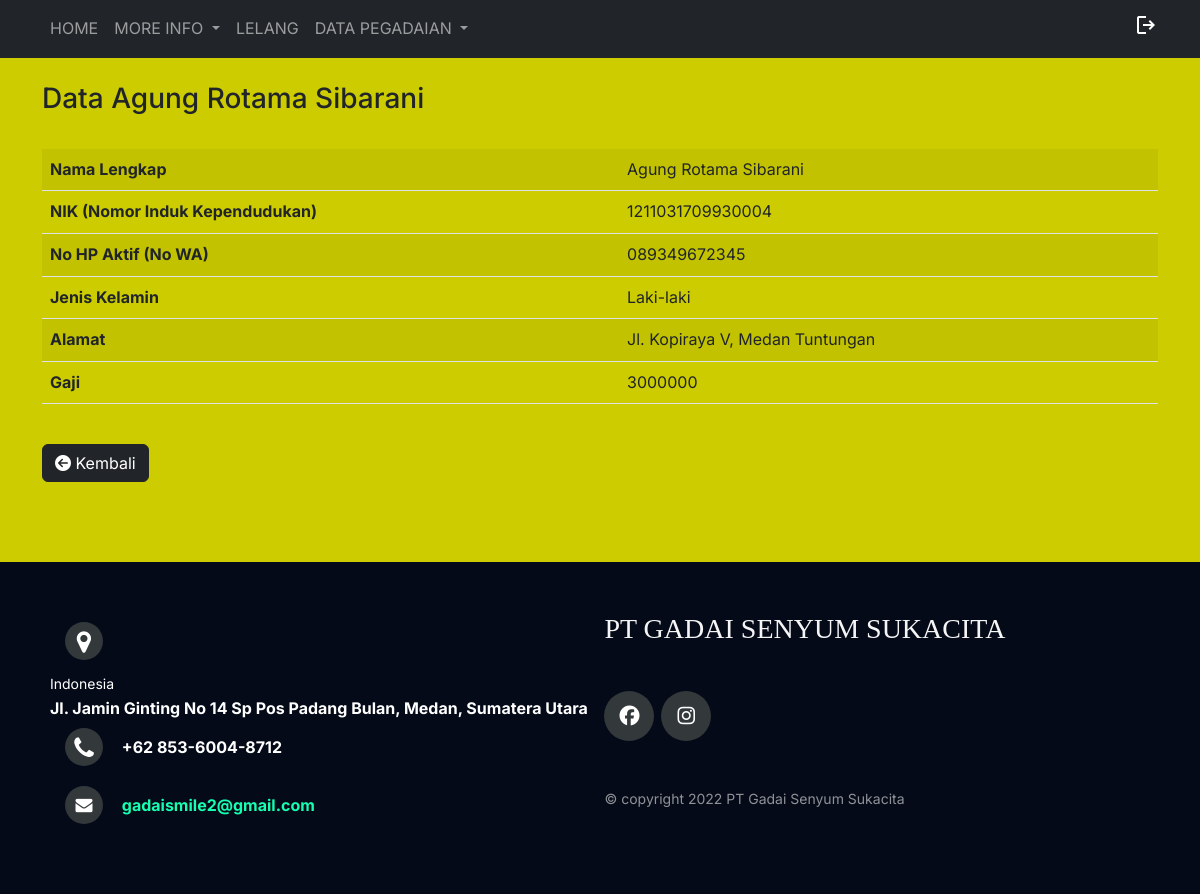
/script1/detail-karyawan.php?nik=1211031709930004 (signed in), run on the app's committed database.
### tables this page shows
CREATE TABLE `detail_data_karyawan` (
  `nama` varchar(50) NOT NULL,
  `password` varchar(50) NOT NULL,
  `nik` varchar(16) NOT NULL,
  `alamat` varchar(200) NOT NULL,
  `jenis_kelamin` enum('Laki-laki','Perempuan') NOT NULL
);

CREATE TABLE `karyawan` (
  `id_pegawai` int(8) NOT NULL,
  `no_hp` varchar(14) NOT NULL,
  `gaji` int(8) NOT NULL,
  `nik` varchar(16) NOT NULL
);

### script1/config/function.php (called while the page is built, shortened)
<?php
include 'koneksi.php';
function select($query)
{
    global $db;
    $result = mysqli_query($db, $query);
    $rows = [];
    while ($row = mysqli_fetch_assoc($result)) {
        $rows[] = $row;
    }
    return $rows;
}
?>

### script1/detail-karyawan.php (the view, shortened to what this page needs)
<?php
include 'layout/header.php';
include 'config/function.php';
$id_pegawai = (int)$_GET['nik'];
$karyawan = select("SELECT * FROM karyawan WHERE nik = $id_pegawai")[0];
$detail_data_karyawan = select("SELECT * FROM detail_data_karyawan WHERE nik = $id_pegawai")[0];
?>
  <div class="container mt-4">
    <h3>Data <?= $detail_data_karyawan['nama'] ?></h3>
    <br>
    <table class="table table-striped">
        <tr>
            <td><b>Nama Lengkap</b></td>
            <td><?= $detail_data_karyawan['nama']; ?></td>
        </tr>
        <tr>
            <td><b>NIK (Nomor Induk Kependudukan)</b></td>
            <td><?= $detail_data_karyawan['nik']; ?></td>
        </tr>
        <tr>
            <td><b>No HP Aktif (No WA)</b></td>
            <td><?= $karyawan['no_hp']; ?></td>
        </tr>
        <tr>
            <td><b>Jenis Kelamin</b></td>
            <td><?= $detail_data_karyawan['jenis_kelamin']; ?></td>
        </tr>
        <tr>
            <td><b>Alamat</b></td>
            <td><?= $detail_data_karyawan['alamat']; ?></td>
        </tr>
        <tr>
            <td><b>Gaji</b></td>
            <td><?= $karyawan['gaji']; ?></td>
        </tr>
    </table>
    <a href="javascript:window.history.go(-1);" class="btn btn-dark mt-4">
        <i class="fa-solid fa-circle-arrow-left"></i> Kembali
    </a>
  </div>
<?php include 'layout/footer.php'; ?>

### script1/css/stylesheet.css (style rules this page uses)
* { font-family: 'Inter'; }
::placeholder { font-family: 'Poppins'; }

### script1/detail-karyawan.php (style rules this page uses)
body { background-color: #cc0; }

### script1/layout/footer.php (style rules this page uses)
* { padding: 0; margin: 0; }
body { font: 16px/1.6 arial, sans-serif; }

### data on the page
detail_data_karyawan: nama "Agung Rotama Sibarani", nik "1211031709930004", jenis_kelamin "Laki-laki", alamat "Jl. Kopiraya V, Medan Tuntungan"
karyawan: no_hp "089349672345", gaji "3000000"
